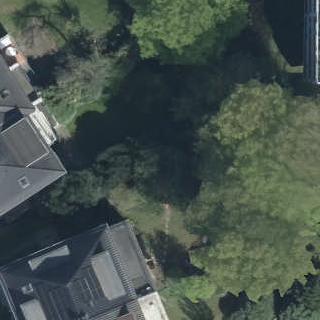
#> input picture machine_learning/wms_output_320x320/Test/tile_489123_5882053_png.png, 320 x 320 px, given in place of Bericht Bild 1.jpeg, which was not available
$ jupyter execute --allow-errors Labeln_Daecher_Baeume.ipynb   (shell and % lines are left out)   (text cells are left out)
#> lines starting #> are read from the running program, lines starting #| are printed output that depends on the picture; pictures that were not available may be replaced by others from this repository, and a replacement may not be noted
[cell 1]
import os
from skimage import io
import numpy as np
from matplotlib import pyplot as plt

#> (a cell that did not finish here is left out)

#> (a cell that did not finish here is left out)

[cell 4]
label_folder = "labels_as_png/"
dach_masks = []
baum_masks = []

all_masks=[]

#> (the rest of this cell did not finish here and is left out)

[cell 5]
import os

def umbenennen_bilder(verzeichnis):
    # Holen Sie sich alle PNG-Dateien im Verzeichnis
    dateien = [f for f in os.listdir(verzeichnis) if f.endswith('.png') and os.path.isfile(os.path.join(verzeichnis, f))]

    # Sortieren Sie die Dateien nach Name (oder nach anderen Kriterien)
    dateien.sort()

    # Umbenennen der Dateien in der Reihenfolge
    for i, datei in enumerate(dateien, start=1):
        alte_datei = os.path.join(verzeichnis, datei)
        neue_datei = os.path.join(verzeichnis, f"task-{i}.png")  # task-1.png, task-2.png, ...

        # Umbenennen
        os.rename(alte_datei, neue_datei)
        print(f"Umbenannt: {alte_datei} -> {neue_datei}")

# Beispielaufruf
verzeichnis = 'C:\\Users\\bilge\\OneDrive\\Masaüstü\\ML Wärmelyse\\waermelyse\\machine_learning\\wms_output\\Test'
umbenennen_bilder(verzeichnis)

[cell 6]
import matplotlib.pyplot as plt
from skimage import io
import numpy as np

# Laden der Original- und Maskenbilder
original_image_path = r"C:\Users\bilge\Downloads\Bericht Bild 1.jpeg"
baum_mask_path = r"C:\Users\bilge\OneDrive\Masaüstü\ML Wärmelyse\waermelyse\machine_learning\wms_output\Bericht Masken\task-76-annotation-26-by-1-tag-Bäume-0.png"
dach_mask_path = r"C:\Users\bilge\OneDrive\Masaüstü\ML Wärmelyse\waermelyse\machine_learning\wms_output\Bericht Masken\task-76-annotation-26-by-1-tag-Dächer-0.png"

original_image = io.imread(original_image_path)
#> original_image is the input picture: shape (320, 320, 4); mean R, G, B, A 70.4, 82.5, 76, 255
dach_mask = io.imread(dach_mask_path)
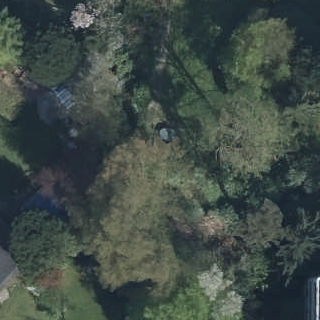
#> input picture machine_learning/wms_output_320x320/Test/tile_489123_5882085_png.png, 320 x 320 px, given in place of task-76-annotation-26-by-1-tag-Dächer-0.png, which was not available
#> dach_mask is the input picture: shape (320, 320, 4); mean R, G, B, A 64.7, 76.1, 70.5, 255
baum_mask = io.imread(baum_mask_path)

# Binarisierung der Masken
dach_mask = np.where(dach_mask > 0, 1, 0)
#> dach_mask: shape (320, 320, 4) int64; every value is 1
baum_mask = np.where(baum_mask > 0, 1, 0)

# Erstellen der Subplots
fig, axes = plt.subplots(1, 3, figsize=(18, 6))

# Anzeigen des Originalbilds
axes[0].imshow(original_image)
axes[0].set_title("Original Image")
axes[0].axis('off')  # Achsen ausblenden

# Anzeigen der Dach-Maske
axes[1].imshow(dach_mask, cmap='gray')
axes[1].set_title("Dach Mask")
axes[1].axis('off')  # Achsen ausblenden

# Anzeigen der Baum-Maske
axes[2].imshow(baum_mask, cmap='gray')
axes[2].set_title("Baum Mask")
axes[2].axis('off')  # Achsen ausblenden

# Anzeigen der Bilder
plt.tight_layout()
plt.show()
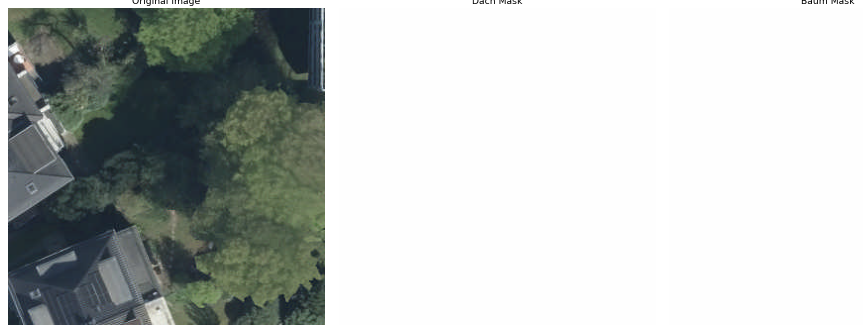
#> figure drawn by matplotlib, 3 panels

[cell 7]
import matplotlib.pyplot as plt
from skimage import io
import numpy as np
import matplotlib.patches as patches

# Laden der Original- und Maskenbilder
original_image_path =r"C:\Users\bilge\Downloads\Bericht Bild 1.jpeg"
dach_mask_path = r"C:\Users\bilge\OneDrive\Masaüstü\ML Wärmelyse\waermelyse\machine_learning\wms_output\Bericht Masken\task-76-annotation-26-by-1-tag-Dächer-0.png"
baum_mask_path =  r"C:\Users\bilge\OneDrive\Masaüstü\ML Wärmelyse\waermelyse\machine_learning\wms_output\Bericht Masken\task-76-annotation-26-by-1-tag-Bäume-0.png"

original_image = io.imread(original_image_path)
dach_mask = io.imread(dach_mask_path)
baum_mask = io.imread(baum_mask_path)

# Binarisierung der Masken
dach_mask = np.where(dach_mask > 0, 1, 0)
baum_mask = np.where(baum_mask > 0, 1, 0)

# Erstellen der Subplots
fig, axes = plt.subplots(1, 3, figsize=(18, 6))

# Definieren der Farbe für den Rahmen (schwarz)
frame_color = 'black'

# Hinzufügen des Rahmens und Anzeigen des Originalbilds
axes[0].imshow(original_image)
axes[0].set_title("Originales Bild")
axes[0].axis('off')  # Achsen ausblenden
#axes[0].add_patch(patches.Rectangle((0, 0), original_image.shape[1], original_image.shape[0], linewidth=5, edgecolor=frame_color, facecolor='none'))

# Hinzufügen des Rahmens und Anzeigen der Baum-Maske
axes[1].imshow(baum_mask, cmap='gray')
axes[1].set_title("Binäre Maske Bäume")
axes[1].axis('off')  # Achsen ausblenden
#axes[1].add_patch(patches.Rectangle((0, 0), baum_mask.shape[1], baum_mask.shape[0], linewidth=5, edgecolor=frame_color, facecolor='none'))

# Hinzufügen des Rahmens und Anzeigen der Dach-Maske
axes[2].imshow(dach_mask, cmap='gray')
axes[2].set_title("Binäre Maske Dächer")
axes[2].axis('off')  # Achsen ausblenden
#axes[2].add_patch(patches.Rectangle((0, 0), dach_mask.shape[1], dach_mask.shape[0], linewidth=5, edgecolor=frame_color, facecolor='none'))

# Anzeigen der Bilder
plt.tight_layout()
plt.show()
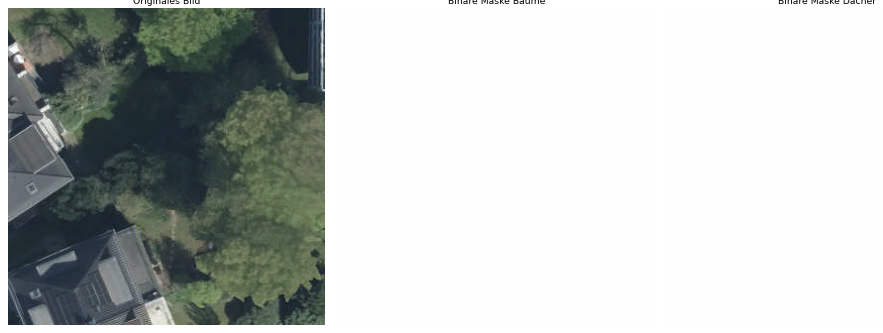
#> figure drawn by matplotlib, 3 panels
